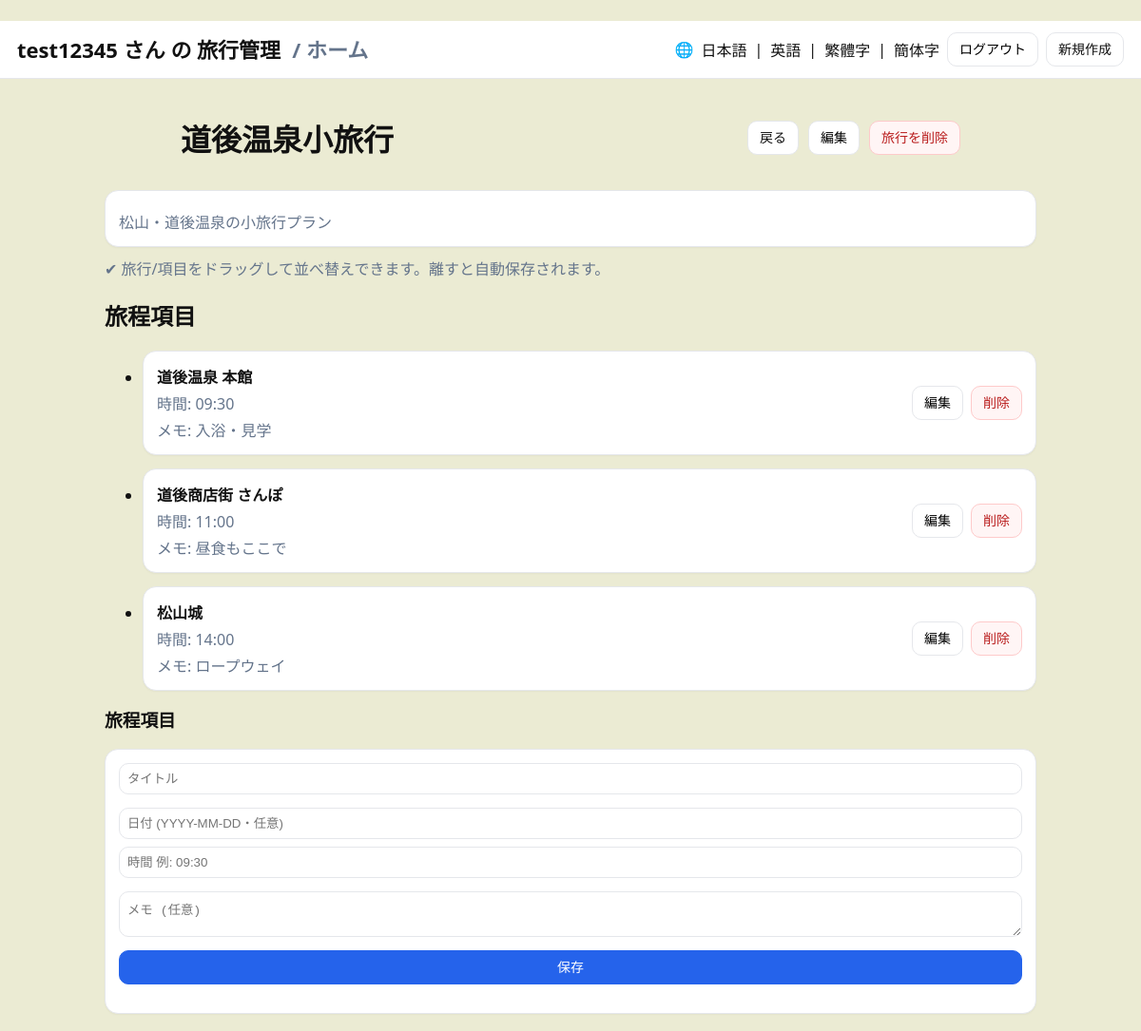
/trips/2 (signed in), run on the app's committed database.
### app/models.py (models this page shows)
class Trip(Base):
    __tablename__ = "trips"
    id: Mapped[int] = mapped_column(Integer, primary_key=True, autoincrement=True)
    user_id: Mapped[int] = mapped_column(ForeignKey("users.id", ondelete="CASCADE"), nullable=False, index=True)
    title: Mapped[str] = mapped_column(String(200), nullable=False)
    description: Mapped[Optional[str]] = mapped_column(Text, nullable=True)
    start_date: Mapped[Optional[date]] = mapped_column(Date, nullable=True)
    end_date: Mapped[Optional[date]] = mapped_column(Date, nullable=True)
    sort_order: Mapped[int] = mapped_column(Integer, nullable=False, default=0)
    user: Mapped["User"] = relationship(back_populates="trips")
    items: Mapped[List["Item"]] = relationship(
        back_populates="trip",
        cascade="all, delete-orphan",
        order_by="Item.sort_order"
    )

class Item(Base):
    __tablename__ = "items"
    id: Mapped[int] = mapped_column(Integer, primary_key=True, autoincrement=True)
    trip_id: Mapped[int] = mapped_column(ForeignKey("trips.id", ondelete="CASCADE"), nullable=False, index=True)
    title: Mapped[str] = mapped_column(String(200), nullable=False)
    date: Mapped[Optional[date]] = mapped_column(Date, nullable=True)
    time: Mapped[Optional[str]] = mapped_column(String(20), nullable=True)
    note: Mapped[Optional[str]] = mapped_column(Text, nullable=True)
    sort_order: Mapped[int] = mapped_column(Integer, nullable=False, default=0)
    trip: Mapped["Trip"] = relationship(back_populates="items")

### app/routers/trips.py (the view)
@router.get("/trips/{trip_id}")
def trip_detail(request: Request, trip_id: int, session: Session = Depends(get_session), user: User = Depends(require_user)):
    L = get_L(get_lang(request))
    trip = session.get(Trip, trip_id)
    if not trip or trip.user_id != user.id:
        raise HTTPException(404)
    items = trip.items  # order_by を model で指定済
    return request.app.state.templates.TemplateResponse("trip_detail.html", {"request": request, "L": L, "trip": trip, "items": items})

### app/templates/trip_detail.html (shortened to what this page needs)
﻿{% extends "base.html" %}
{% block content %}
<div class="wrap-narrow">
  <div class="headbar">
    <h1 class="text-2xl font-bold">{{ trip.title }}</h1>
    <div class="actions">
    <a href="/trips" class="btn btn-sm">{{ L["back"] }}</a>
    <button type="button" class="btn btn-sm" id="trip-edit-toggle">{{ L["edit"] }}
    </button>
    <form method="post"
            action="/trips/{{ trip.id }}/delete"
            onsubmit="return confirm('{{ L['delete_trip_confirm'] }}')"
            style="display:inline">
    <button type="submit" class="btn btn-sm btn-danger">{{ L["delete_trip"] }}
    </button>
    </form>
  </div>
</div>
  </div>
  {% if trip.start_date or trip.end_date or trip.description %}
  <div class="card" style="margin-bottom:10px">
    {% if trip.description %}<div class="muted" style="margin-top:6px">{{ trip.description }}</div>{% endif %}
  </div>
  {% endif %}
  <div class="muted" style="margin-bottom:8px">{{ L["sort_hint"] }}</div>
  <h2 class="text-xl font-semibold mb-3">{{ L["items"] }}</h2>
  <ul id="items" class="grid">
    {% for it in items %}
      <li class="card" draggable="true" data-id="{{ it.id }}">
        <div class="row" style="justify-content:space-between">
          <div style="min-width:0">
            <div style="font-weight:600">{{ it.title }}</div>
            <div class="muted" style="margin-top:4px">
              {% if it.time %}{% if it.date %} · {% endif %}{{ L["time_label"] }}: {{ it.time }}{% endif %}
            </div>
            {% if it.note %}<div class="muted" style="margin-top:4px">{{ L["note_label"] }}: {{ it.note }}</div>{% endif %}
          </div>
          <div class="row">
            <button type="button" class="btn edit-btn">{{ L["edit"] }}</button>
            <form method="post" action="/trips/{{ trip.id }}/items/{{ it.id }}/delete" onsubmit="return confirm('{{ L['delete_item_confirm'] }}')" style="margin:0">
              <button class="btn" style="color:#b91c1c;border-color:#fecaca;background:#fff5f5">{{ L["delete"] }}</button>
            </form>
          </div>
        </div>
      </li>
    {% else %}
      <li class="muted">{{ L["no_items"] }}</li>
    {% endfor %}
  </ul>
  <h3 style="margin-top:16px">{{ L["items"] }}</h3>
  <div class="card">
    <form method="post" action="/trips/{{ trip.id }}/items" class="grid">
      <input name="title" placeholder="{{ L['title_ph'] }}" required />
      <div class="row">
        <input name="date_str" placeholder="{{ L['date_ph'] }}" />
        <input name="time" placeholder="{{ L['time_ph'] }}" />
      </div>
      <textarea name="note" placeholder="{{ L['note_ph'] }}"></textarea>
      <button class="btn btn-primary">{{ L["save"] }}</button>
    </form>
  </div>
</div>
{% endblock %}

### app/static/app.css (style rules this page uses)
:root { --app-bg: #EBE2E5; --app-text: #111827; }
html, body { min-height: 100%; }
body { margin: 0; background: var(--app-bg); color: var(--app-text); }

### app/templates/base.html (style rules this page uses)
:root { --bg:#ebebd3; --border:#e5e7eb; --text:#111; --muted:#64748b; --brand:#2563eb; }
body { font-family:system-ui,-apple-system,Segoe UI,Roboto,Helvetica,Arial; background:var(--bg); color:var(--text); margin:0; }
.muted { color:var(--muted) }
.btn { display:inline-flex;align-items:center;justify-content:center;gap:6px;padding:6px 12px;border:1px solid var(--border);border-radius:10px;background:#fff;cursor:pointer;font-size:14px;line-height:1;height:36px;box-sizing:border-box; }
.btn-primary { background:var(--brand);color:#fff;border-color:var(--brand) }
.btn-sm { padding:6px 12px; height:36px;font-size:14px; }
.card { background:#fff;border:1px solid var(--border);border-radius:14px;box-shadow:0 1px 2px rgba(0,0,0,.04);padding:14px }
.grid { display:grid;gap:14px }
a { color:inherit;text-decoration:none }
input,textarea { border:1px solid var(--border);border-radius:10px;padding:8px;width:100% }
.row { display:flex;gap:8px;flex-wrap:wrap;align-items:center }
.headbar { display:flex;align-items:center;gap:12px;margin-bottom:10px; }
.headbar .actions { margin-left:auto;display:flex;gap:10px;align-items:center; }
.headbar .actions > * { margin: 0; }
.headbar .actions > form { display: inline-flex; align-items: center; }
.headbar .actions > form > .btn { height: 36px; }
.btn-danger { color:#b91c1c;background:#fff5f5;border:1px solid #fecaca; }
.wrap-narrow { max-width: 820px; margin: 0 auto; padding: 0; }
button, input[type="button"], input[type="submit"] { font: inherit; }

### data on the page
Trip: title "道後温泉小旅行", description "松山・道後温泉の小旅行プラン"
Item: title "道後温泉 本館", time_label "時間", time "09:30", note_label "メモ", note "入浴・見学", edit "編集", delete "削除"
Item: title "道後商店街 さんぽ", time_label "時間", time "11:00", note_label "メモ", note "昼食もここで", edit "編集", delete "削除"
Item: title "松山城", time_label "時間", time "14:00", note_label "メモ", note "ロープウェイ", edit "編集", delete "削除"

### other printed values
{{ L["home"] }} "ホーム"
{{ L["lang_ja"] }} "日本語"
{{ L["lang_en"] }} "英語"
{{ L["lang_zh_hant"] }} "繁體字"
{{ L["lang_zh_hans"] }} "簡体字"
{{ L["logout"] }} "ログアウト"
{{ L["new"] }} "新規作成"
{{ L["back"] }} "戻る"
{{ L["edit"] }} "編集"
{{ L["delete_trip"] }} "旅行を削除"
{{ L["sort_hint"] }} "✔ 旅行/項目をドラッグして並べ替えできます。離すと自動保存されます。"
{{ L["items"] }} "旅程項目"
{{ L["save"] }} "保存"
